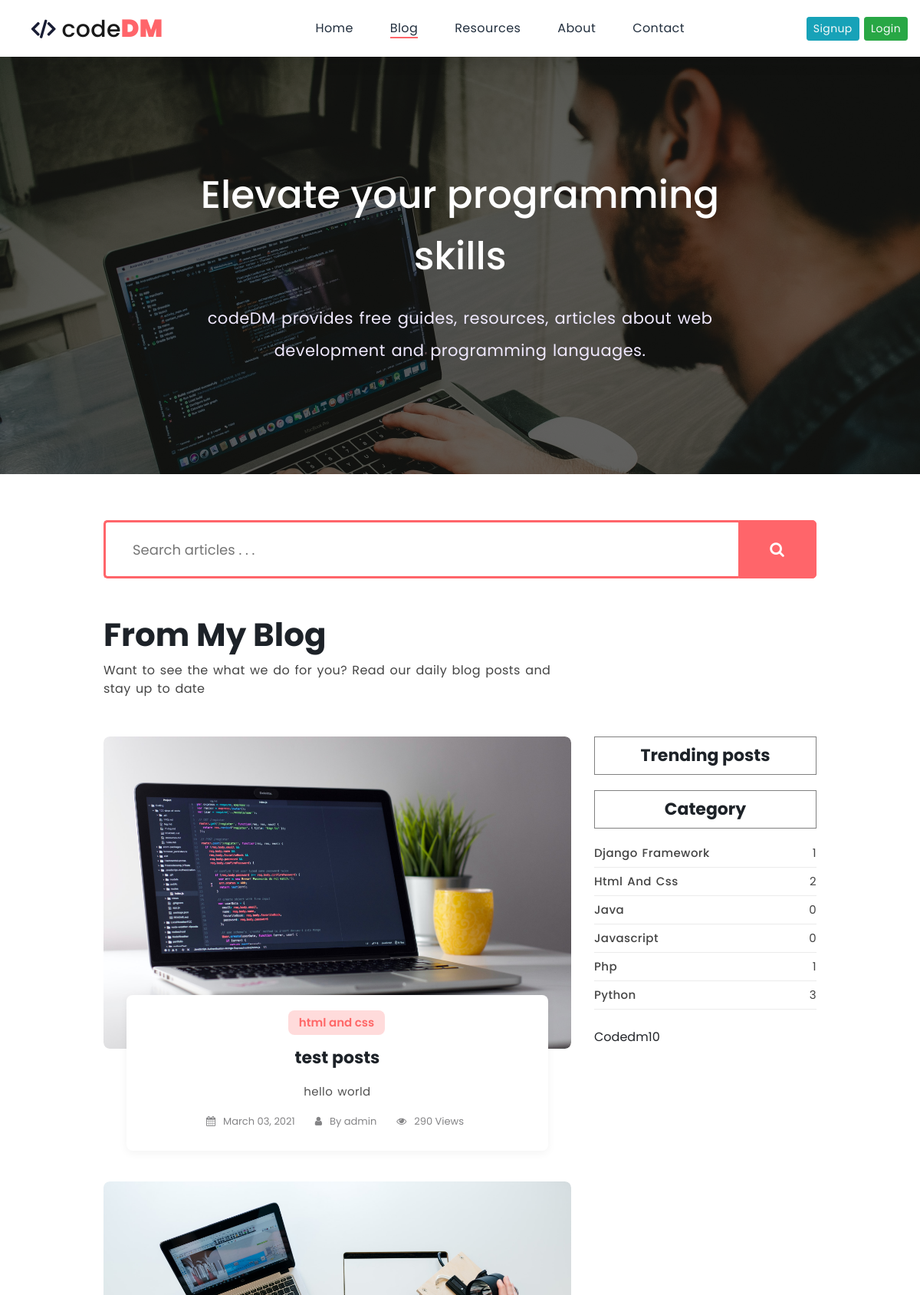
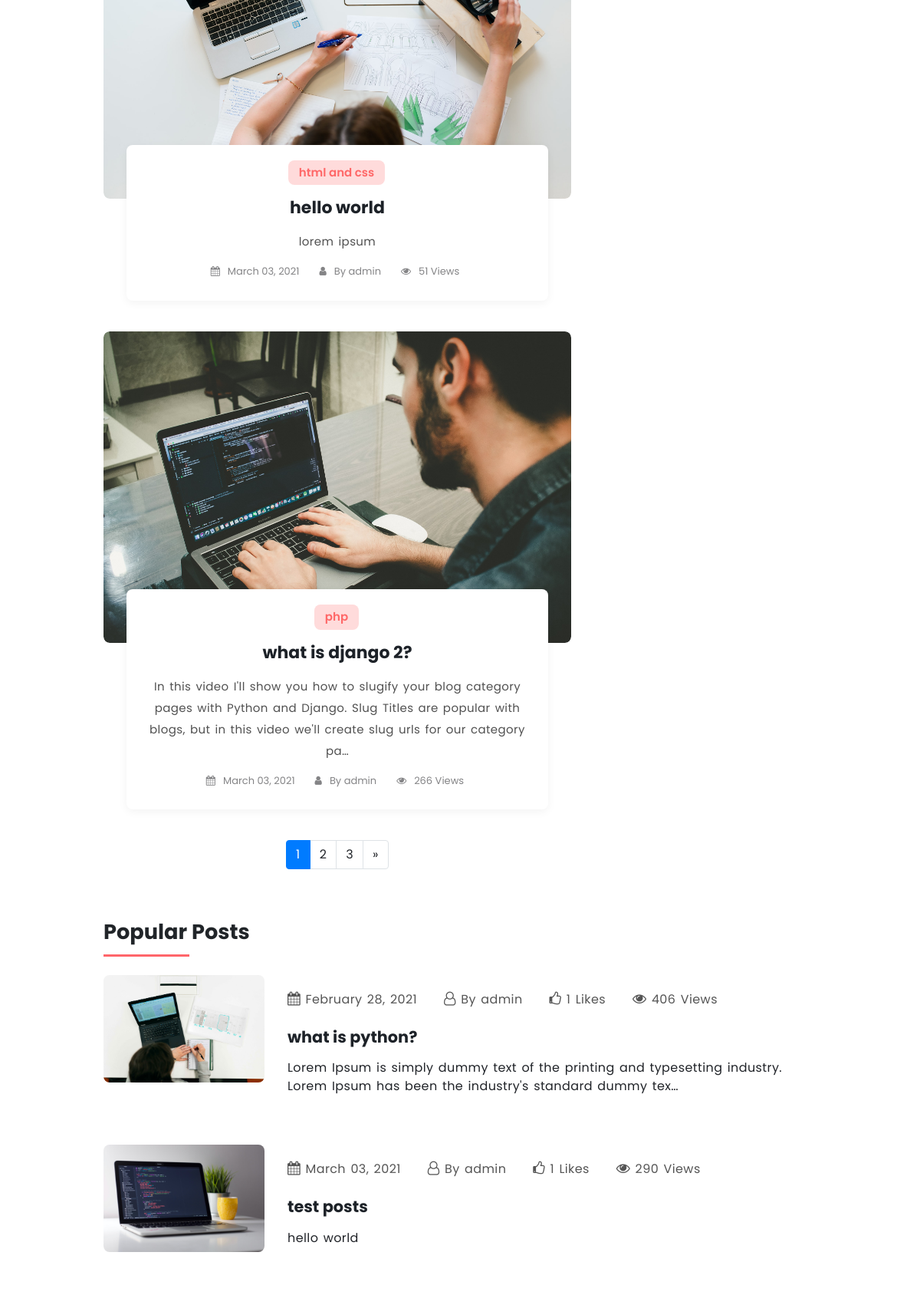
Screenshot of /blog/ (upper part) with the database file from the repository (2 pictures, top to bottom).
### Blogapp/models.py (models this page shows, shortened)
class Post(models.Model):
    title = models.CharField(max_length=255)
    overview = models.TextField(null=True, blank=True)
    slug = models.SlugField(max_length=255, null=True, blank=True)
    body = RichTextUploadingField(null=True)
    time_upload = models.DateTimeField(auto_now_add=True)
    author = models.ForeignKey(Author, on_delete=models.CASCADE)
    thumbnail = models.ImageField(upload_to='thumbnails')
    publish = models.BooleanField()
    category = models.ForeignKey(Category, on_delete=models.CASCADE)
    read = models.IntegerField(default=0)
    likes = models.ManyToManyField(User, related_name='likes', blank=True)
    favourite = models.ManyToManyField(User, related_name='favourite', blank=True)
    class Meta:
        ordering = ['-pk']
    def total_likes(self):
        return self.likes.count()
    def get_absolute_url(self):
        return reverse("post_detail", args=[self.id, self.slug])

class Category(models.Model):
    cat_name = models.CharField(
        max_length=150, help_text="please don't use any symbols and only lowercase letters allowed")
    class Meta:
        ordering = ['cat_name']
    def __str__(self):
        return f'{self.cat_name}'

class Author(models.Model):
    user = models.OneToOneField(User, on_delete=models.CASCADE)
    def __str__(self):
        return f'{self.user}'

### Blogapp/views.py (the view)
# urls.py: 2. Add a URL to urlpatterns:  path('blog/', include('blog.urls'))
def blog(request):
    category_posts = Category.objects.all()
    a = []
    for i in category_posts:
        a.append(Post.objects.filter(category_id=i.id, publish=True).count())
    category_posts = zip(category_posts, a)
    week_ago = datetime.date.today() - datetime.timedelta(days=7)
    trends = Post.objects.filter(
        time_upload__gte=week_ago, publish=True).order_by('-read')[:4]
    popular_posts = Post.objects.filter(publish=True).order_by('-read')
    all_post = Paginator(Post.objects.filter(publish=True), 3)
    page = request.GET.get('page')
    try:
        posts = all_post.page(page)
    except PageNotAnInteger:
        posts = all_post.page(1)
    except EmptyPage:
        posts = all_post.page(all_post.num_pages)
    if page is None:
        start_index = 0
        end_index = 7
    else:
        (start_index, end_index) = proper_pagination(posts, index=4)
    page_range = list(all_post.page_range)[start_index:end_index]
    context = {
        'title': 'codeDM | Blog',
        'category_posts': category_posts,
        'posts': posts,
        'page_range': page_range,
        'trends': trends,
        'popular_posts': popular_posts,
    }
    return render(request, 'blog.html', context)

### Blogapp/templates/blog.html (shortened to what this page needs)
{% extends 'base.html' %}
{% block body %}
{% load static %}
<div class="subheader bg-cover dark-overlay dark-overlay-2">
  <div class="container">
    <div class="subheader-inner">
      <h1>Elevate your programming <br />skills</h1>
      <p>
        codeDM provides free guides, resources, articles about web
        development and programming languages.
      </p>
    </div>
  </div>
</div>
<div class="searchbar container">
  <form class="search" action="{% url 'search' %}" method="GET">
    <input type="text" class="searchTerm" name="q" placeholder="Search articles . . ." required>
    <button type="submit" class="searchButton"><i class="fa fa-search"></i></button>
  </form>
</div>
<section class="section pt-0 section-padding posts">
  <div class="container">
    <div class="section-title-wrap section-header">
      <h2 class="title">From My Blog </h2>
      <p class="subtitle">
        Want to see the what we do for you? Read our daily blog posts and stay up to date
      </p>
    </div>
    <div class="row">
      <div class="col-lg-8">
        <div class="row">
          {% for post in posts %}
          <div class="col-lg-12">
            <article class="post post-2">
              <div class="post-thumbnail">
                <a href="#"> <img src="{{post.thumbnail.url}}" alt="blog-img"> </a>
              </div>
              <div class="post-body">
                <div class="post-categories">
                  <a href="{% url 'category' post.category|slugify %}">{{post.category}}</a>
                </div>
                <h5 class="post-title"> <a href="{{ post.get_absolute_url }}">{{post.title}}</a> </h5>
                <p class="post-text">
                  {{post.overview |truncatechars:190}}
                </p>
                <div class="post-meta" style="display: flex; flex-wrap: wrap; justify-content: center;">
                  <span class="mr-3 mb-2"> <i class="fa fa-calendar" aria-hidden="true"></i>{{post.time_upload|date:"F d, Y"}}</span>
                  <span class="mr-3 mb-2"> <i class="fa fa-user" aria-hidden="true"></i>By {{post.author}}</span>
                  <span class="mr-3 mb-2"><i class="fa fa-eye" aria-hidden="true"></i>{{post.read}} View{{post.read|pluralize}}</span>
                </div>
              </div>
            </article>
          </div>
          {% endfor %}
        </div>
        <nav aria-label="Page navigation example">
          <ul class="pagination justify-content-center">
            {% for p in page_range %}
            {% if posts.number == p %}
            <li class="page-item active">
              <a href="?page={{ p }}" class="page-link">{{ p }}</a>
            </li>
            {% else %}
            <li class="page-item">
              <a href="?page={{ p }}" class="page-link">{{ p }}</a>
            </li>
            {% endif %}
            {% endfor %}
            {% if posts.has_next %}
            <li class="page-item">
              <a href="?page={{ posts.next_page_number }}" class="page-link">&raquo;</a>
            </li>
            {% endif %}
          </ul>
        </nav>
      </div>
      <div class="col-lg-4">
        <div class="sidebar">
          <div class="sidebar-widget">
            {% include 'trending_post_sidebar.html' %}
          </div>
          <div class="sidebar-widget-category">
            {% include 'category_sidebar_section.html' %}
          </div>
          <div class="sidebar-widget">
            {% include 'fb_page_sidebar.html' %}
          </div>
        </div>
      </div>
    </div>
  </div>
</section>
<section class="section pt-0 section-padding posts">
  <div class="container">
    <div class="row">
      <div class="col-lg-12">
          <h2 class="mb-4 page-title">Popular Posts</h2>
          {% for pop_post in popular_posts|slice:":3" %}
          <div class="row mb-5">
            <div class="col-lg-3">
              <div class="pop_post_img">
                <img src="{{pop_post.thumbnail.url}}" style="border-radius: 8px;" class="img-fluid">
              </div>
            </div>
            <div class="col-lg-9">
              <div class="pop_post_flex">
                <p><i class="fa fa-calendar" aria-hidden="true" style="font-size: 18px;"></i> {{pop_post.time_upload|date:"F d, Y"}}</p>
                <p><i class="fa fa-user-o" aria-hidden="true" style="font-size: 18px;"></i> By {{pop_post.author}}</p>
                <p><i class="fa fa-thumbs-o-up" aria-hidden="true" style="font-size: 18px;"></i> {{pop_post.total_likes}} Like{{pop_post.read|pluralize}}</p>
                <p><i class="fa fa-eye" aria-hidden="true" style="font-size: 18px;"></i>  {{pop_post.read}} View{{pop_post.read|pluralize}}</p>
              </div>
              <h3 class="fav_post_title"><a href="{% url 'post_detail' pop_post.id pop_post.slug %}">{{pop_post.title}}</a></h3>
              <p style="line-height: 1.5;">{{pop_post.overview|truncatechars:130}}</p>
            </div>
          </div>
          {% endfor %}
        </div>
      </div>
    </div>
</section>
{% endblock %}

### Blogapp/templates/category_sidebar_section.html
<h5>Category</h5>
<ul>
  {% for i,j in category_posts %}
  <li><a href="{% url 'category' i.cat_name|slugify %}">{{i.cat_name|title}}
      <span>
        {{j}}
      </span></a></li>
  {% endfor %}
</ul>

### rows the page displays
Post: thumbnail (picture), category "html and css", title "test posts", overview "hello world", time_upload "March 03, 2021", author "admin", read "290", total_likes "1"
Post: thumbnail (picture), category "html and css", title "hello world", overview "lorem ipsum", time_upload "March 03, 2021", author "admin", read "51"
Post: thumbnail (picture), category "php", title "what is django 2?", overview "In this video I'll show you how to slugify your blog category pages with Python and Django. Slug Titles are popular with blogs, but in this video we'll create slug urls for our category pa…", time_upload "March 03, 2021", author "admin", read "266"
Category: cat_name "Django Framework", j "1"
Category: cat_name "Html And Css", j "2"
Category: cat_name "Java", j "0"
Category: cat_name "Javascript", j "0"
Category: cat_name "Php", j "1"
Category: cat_name "Python", j "3"
Post: thumbnail (picture), time_upload "February 28, 2021", author "admin", total_likes "1", read "406", title "what is python?", overview "Lorem Ipsum is simply dummy text of the printing and typesetting industry. Lorem Ipsum has been the industry's standard dummy tex…"

### other values shown
{{ p }} "1"
{{ p }} "2" "3"
